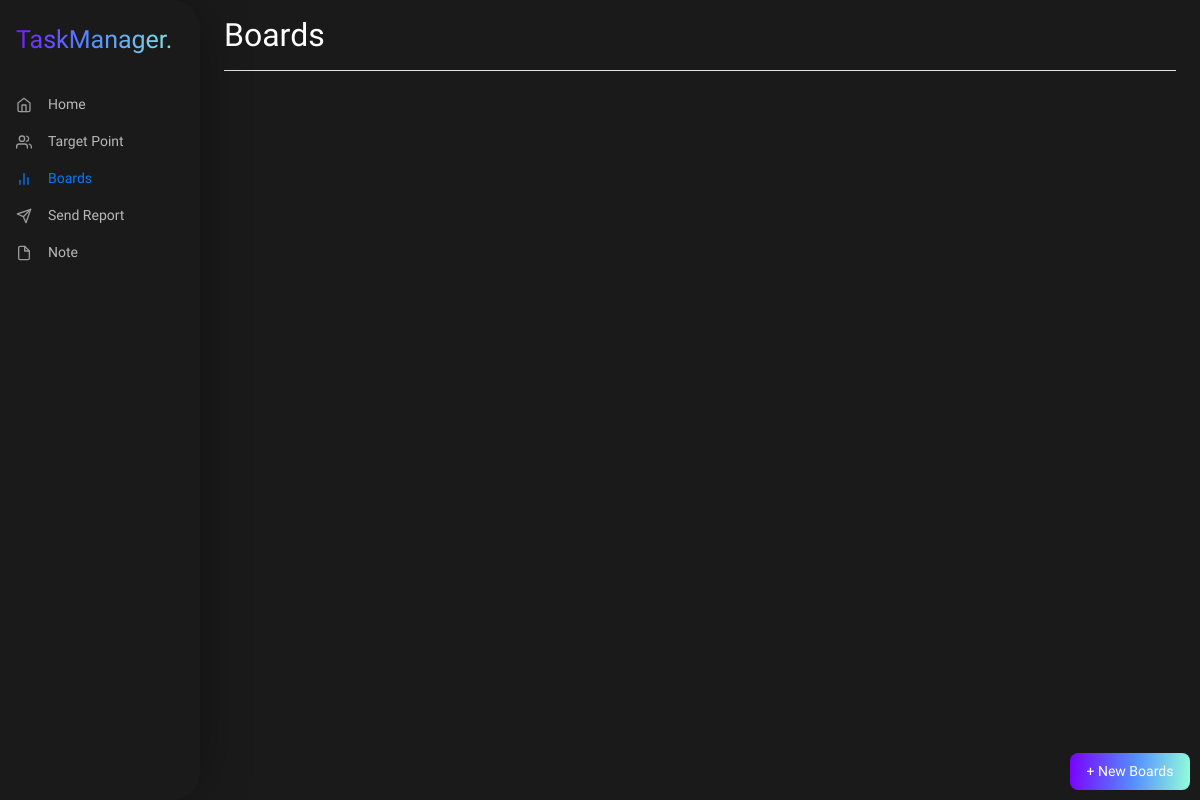
/component/scrum-master/boards, run on an earlier commit of the app's database.
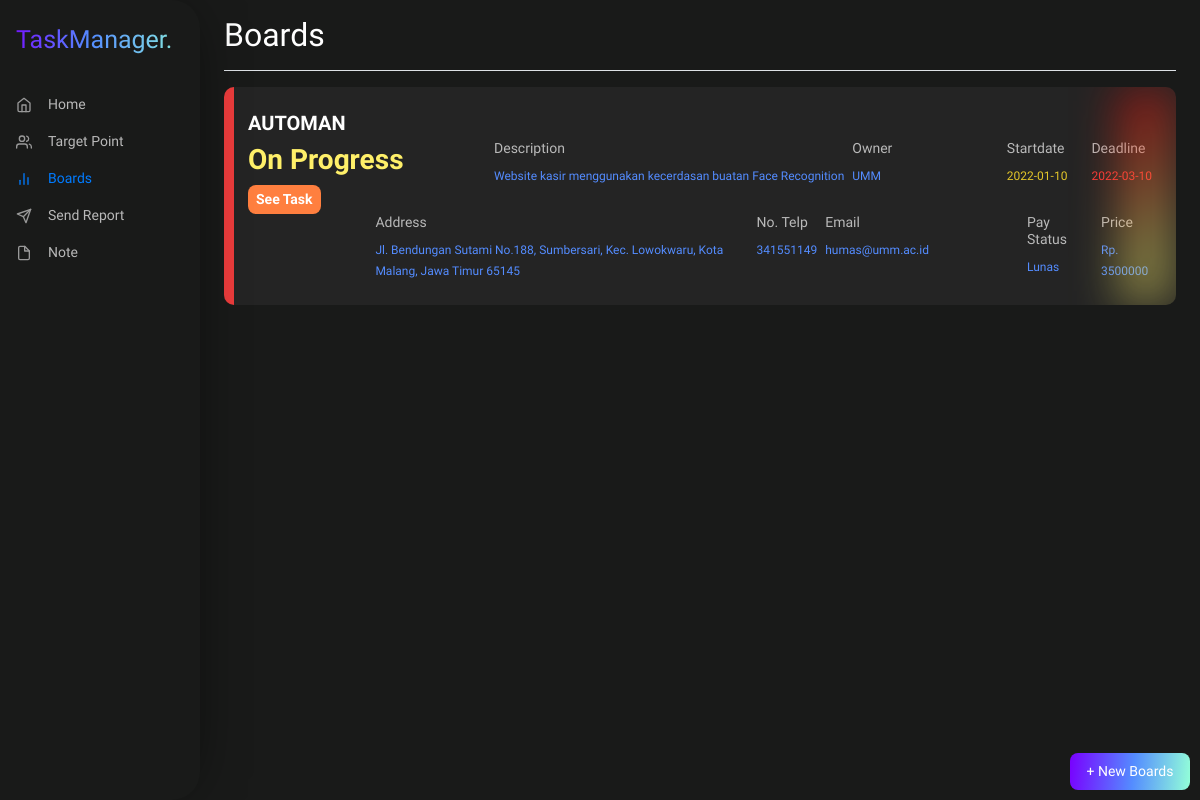
And on a later commit of the database.
### tables this page shows
CREATE TABLE `tb_boards` (
  `idboards` int(11) NOT NULL,
  `idclient` int(11) NOT NULL,
  `title` varchar(100) NOT NULL,
  `description` text NOT NULL,
  `plan_date` date NOT NULL,
  `start_date` date NOT NULL,
  `deadline` date NOT NULL,
  `pay_status` varchar(45) NOT NULL,
  `status` varchar(45) NOT NULL,
  `project_price` int(11) NOT NULL,
  `end_date` date NOT NULL
);

CREATE TABLE `tb_client` (
  `idclient` int(11) NOT NULL,
  `owner_name` varchar(100) NOT NULL,
  `address` text NOT NULL,
  `no_telp` int(11) NOT NULL,
  `email` varchar(100) NOT NULL,
  `company_name` varchar(100) NOT NULL
);

### component/scrum-master/boards/index.php (the view, shortened to what this page needs)
<?php
    include '../../../src/connection/connection.php';
?>
<!DOCTYPE html>
<html lang="en">
<head>
    <link rel="stylesheet" href="https://cdn.jsdelivr.net/npm/bootstrap@4.5.3/dist/css/bootstrap.min.css">
	<link rel="stylesheet" type="text/css" href="../../../src/css/style.css">
    <link href="../assets/dist/css/bootstrap.min.css" rel="stylesheet">
    <link href="../../../src/css/dashboard.css" rel="stylesheet">
</head>
<body>
<div class="container-fluid">
  <div class="row">
    <nav id="sidebarMenu" class="col-md-3 col-lg-2 d-md-block sidebar collapse">
      <div class="sidebar-sticky">
        <h1 class="title-logo mb-4">TaskManager.</h1>
        <ul class="nav flex-column">
          <li class="nav-item">
            <a class="nav-link d-flex align-items-center" href="../home/">
              <span class="mr-3" data-feather="home"></span>
              Home
            </a>
          </li>
          <li class="nav-item">
            <a class="nav-link d-flex align-items-center" href="../target">
              <span class="mr-3" data-feather="users"></span>
              Target Point
            </a>
          <li class="nav-item">
            <a class="nav-link active d-flex align-items-center" href="../boards">
              <span class="mr-3" data-feather="bar-chart-2"></span>
              Boards
            </a>
          </li>
          <li class="nav-item">
            <a class="nav-link d-flex align-items-center" href="../send-report/">
              <span class="mr-3" data-feather="send"></span>
              Send Report
            </a>
          </li>
          <li class="nav-item">
            <a class="nav-link d-flex align-items-center" href="../note/">
              <span class="mr-3" data-feather="file"></span>
              Note
            </a>
          </li>
        </ul>
      </div>
    </nav>
    <main role="main" class="col-md-9 ml-sm-auto col-lg-10 px-md-4" style="height: 100vh;">
      <div class="d-flex justify-content-between flex-wrap flex-md-nowrap align-items-center pt-3 pb-2 mb-3 border-bottom">
        <h1 class="h2">Boards</h1>
      </div>
      <?php
        $queryTask  = mysqli_query($connect, "SELECT * FROM tb_boards INNER JOIN tb_client ON tb_boards.idclient = tb_client.idclient");
        while($row = mysqli_fetch_array($queryTask)){?>
        <div class="card-task d-block p-4 mb-3">
          <div class="component-left-decoration" style="background: #ED3C3C;">
          </div>
          <div class="component-right-decoration" style="background: linear-gradient(151deg, rgba(255, 0, 0, 0.4) 7.37%, rgba(255, 110, 48, 0.4) 41.97%, rgba(255, 240, 105, 0.4) 71.76%);">
          </div>
          <div class="d-flex align-items-center justify-content-between" style="width: 100%;">
            <div class="left-side-card">
              <h1>
              <?=$row['title']?>
              </h1>
              <h3 style='float: left; margin: 0; color: #FFF069;'><?=$row['status']?></h3>
              <div>
                <a href="../task?id=<?=$row['idboards']?>">
                  <button class="px-2 py-1 mt-2" style="background: #FF7F3F; border-radius: 8px; border: 0; color: #FFF; font-weight: 600;">See Task</button>
                </a>
              </div>
            </div>
            <div class="center-side-card d-flex">
              <div class="component" style="text-align: left;">
                  <h2>Description</h2>
                  <span style="color: #548CFF;"><?=$row['description']?></span>
              </div>
              <div class="component ml-2" style="text-align: left;">
                  <h2>Owner</h2>
                  <span style="color: #548CFF;"><?=$row['owner_name']?></span>
              </div>
            </div>
            <div class="d-flex right-side-card">
              <div class="component ml-4" style="text-align: left;">
                <h2>Startdate</h2>
                <span style="color: #E3C629;"><?=$row['start_date']?></span>
              </div>
              <div class="component ml-4" style="text-align: left;">
                <h2>Deadline</h2>
                <span style="color: #F33838;"><?=$row['deadline']?></span>
              </div>
            </div>
          </div>
          <div class="d-flex align-items-center justify-content-between" style="width: 100%;">
            <div class="left-side-card">
              <h3 style='float: left; margin: 0; color: transparent;'><?=$row['status']?></h3>
            </div>
            <div class="center-side-card d-flex">
              <div class="component" style="text-align: left;">
                  <h2>Address</h2>
                  <span style="color: #548CFF;"><?=$row['address']?></span>
              </div>
              <div class="component ml-2" style="text-align: left;">
                  <h2>No. Telp</h2>
                  <span style="color: #548CFF;"><?=$row['no_telp']?></span>
              </div>
              <div class="component ml-2" style="text-align: left;">
                  <h2>Email</h2>
                  <span style="color: #548CFF;"><?=$row['email']?></span>
              </div>
            </div>
            <div class="d-flex right-side-card">
              <div class="component ml-4" style="text-align: left;">
                <h2 style="color: transparent;">Pay Status</h2>
                <span style="color: transparent;"><?=$row['pay_status']?></span>
              </div>
              <div class="component ml-4" style="text-align: left;">
                <h2>Pay Status</h2>
                <span style="color: #548CFF;"><?=$row['pay_status']?></span>
              </div>
              <div class="component ml-4" style="text-align: left;">
                <h2>Price</h2>
                <span style="color: #548CFF;">Rp. <?=$row['project_price']?></span>
              </div>
            </div>
          </div>
        </div>
      <?php $no++;
      } ?>
    </main>
    <button type="button" data-toggle="modal" data-target="#exampleModal" class="btn-linear-primary p-2 btn-fixed-bottom" >+ New Boards</button>
  </div>
</div>
</body>
</html>

### src/css/style.css (style rules this page uses)
.title-logo { font-family: 'Cantora One', sans-serif; padding: 0.5rem 1rem; font-style: normal; font-weight: 400; font-size: 25px; line-height: 28px; display: flex; align-items: center; background: linear-gradient(93.85deg, #7900FF 0%, #548CFF 45.31%, #93FFD8 100%); -webkit-background-clip: text; -webkit-text-fill-color: transparent; background-clip: text; text-fill-color: transparent; }
.btn-linear-primary { background: linear-gradient(95.62deg, #7900FF 0%, #548CFF 52.6%, #93FFD8 100%); border-radius: 8px; font-family: 'Catamaran', sans-serif; color: #FFF; font-weight: 500; border: 0; }
.btn-fixed-bottom { position: fixed !important; width: 10%; z-index: 2; right: 10px; bottom: 10px; }
.card-task { background-color: #242424; padding: 10px 20px; border-radius: 10px; display: flex; justify-content: space-between; position: relative; overflow: hidden; padding-left: 40px !important; align-items: center; }
.card-task h1 { font-style: normal; font-weight: 600; font-size: 20px; }
.card-task h2 { font-style: normal; font-weight: 400; font-size: 14px; color: #B9B9B9; }
.card-task span { font-style: normal; font-weight: 400; font-size: 12px; line-height: 16px; }
.card-task h3 { font-style: normal; font-weight: 700; font-size: 28px; color: #93FFD8; }
.card-task .component { text-align: center; }
.component-left-decoration { position: absolute; left: 0; top: 0; width: 10px; height: 100%; background: linear-gradient(180deg, #7900FF 0%, #548CFF 52.08%, #93FFD8 100%); }
.component-right-decoration { position: absolute; right: 0; top: 0; width: 60px; height: 100%; z-index: 1; background: linear-gradient(151deg, rgba(121, 0, 255, 0.4) 7.37%, rgba(84, 140, 255, 0.4) 41.97%, rgba(147, 255, 216, 0.4) 71.76%); filter: blur(21.5px); }

### src/css/dashboard.css (style rules this page uses)
body { font-size: .875rem; font-family: 'Catamaran', sans-serif; color: #FFFFFF; }
.feather { width: 16px; height: 16px; vertical-align: text-bottom; }
.container-fluid { background-color: #191A19; }
.sidebar { position: fixed; top: 0; bottom: 0; left: 0; z-index: 100; padding: 10px 0 0; background: #191A19; box-shadow: 2px 0px 60px -20px rgba(0, 0, 0, 0.75); border-radius: 0px 28px 28px 0px; }
.sidebar-sticky { position: relative; top: 0; height: calc(100vh - 48px); padding-top: .5rem; overflow-x: hidden; overflow-y: auto; }
.sidebar .nav-link { font-weight: 500; color: #B9B9B9; }
.sidebar .nav-link .feather { margin-right: 4px; color: #999; }
.sidebar .nav-link.active { color: #007bff; }
.sidebar .nav-link:hover .feather, .sidebar .nav-link.active .feather { color: inherit; }

What changed in the data, as far as the page shows it:
now on this page (row edited): tb_boards: title "AUTOMAN", status "On Progress", description "Website kasir menggunakan kecerdasan buatan Face Recognition", idclient.owner_name "UMM", start_date "2022-01-10", deadline "2022-03-10", idclient.address "Jl. Bendungan Sutami No.188, Sumbersari, Kec. Lowokwaru, Kota Malang, Jawa Timur 65145", idclient.no_telp "341551149", idclient.email "humas@umm.ac.id", pay_status "Lunas", project_price "3500000"
